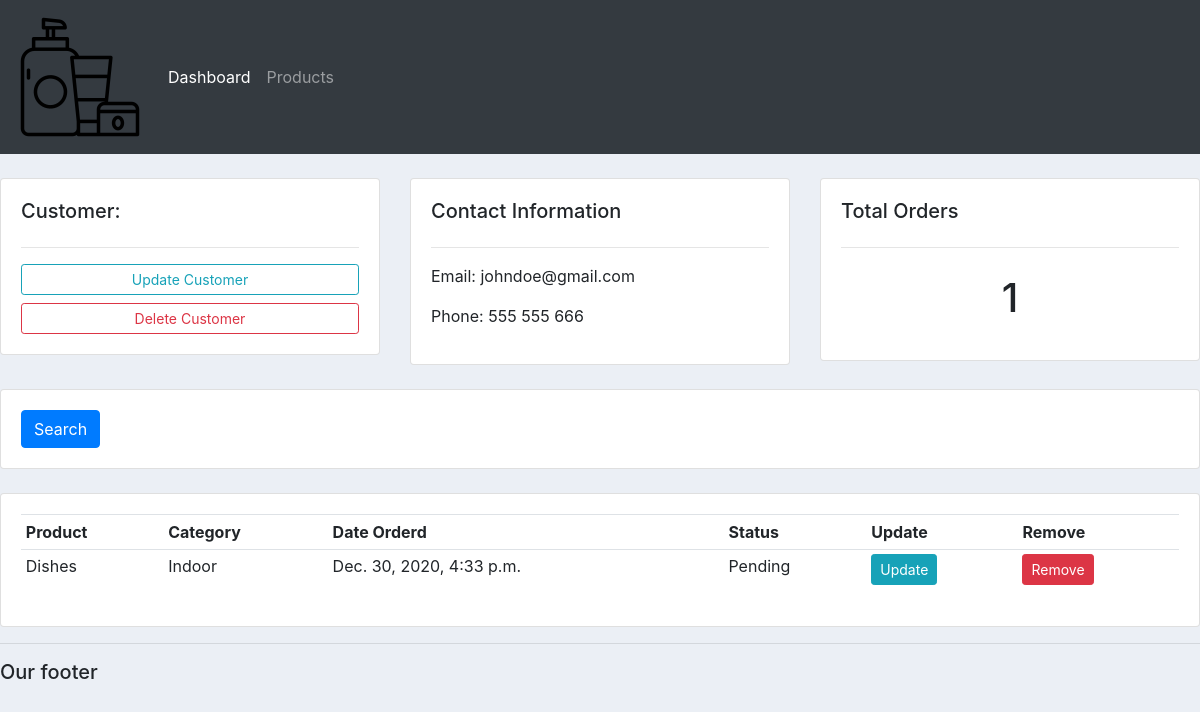
The page /customer/2 on the database its author committed.
### accounts/models.py (models this page shows, shortened)
class Customer(models.Model):
    name = models.CharField(max_length=200,null=True)
    phone = models.CharField(max_length=200,null=True)
    email = models.CharField(max_length=200,null=True)
    date_created = models.DateTimeField(auto_now_add=True,null=True)

class Order(models.Model):
    STATUS = (
                ('Pending','Pending'),
                ('Out for delivery','Out for delivery'),
                ('Delivered','Delivered'),
            )
    customer = models.ForeignKey(Customer,null=True,on_delete=models.SET_NULL)
    product = models.ForeignKey(Product,null=True,on_delete=models.SET_NULL)
    date_created = models.DateTimeField(auto_now_add=True,null=True)
    status = models.CharField(max_length=200,null=True,choices=STATUS)

class Product(models.Model):
    CATEGORY = (
                ('Indoor','Indoor'),
                ('Out door','Out door'),
            )
    name = models.CharField(max_length=200,null=True)
    price = models.FloatField(null=True)
    category = models.CharField(max_length=200,null=True,choices=CATEGORY)
    description = models.CharField(max_length=200,null=True, blank=True)
    date_created = models.DateTimeField(auto_now_add=True,null=True)
    tags = models.ManyToManyField(Tag)
    def __str__(self):
        return self.name

### accounts/views.py (the view)
# urls.py: path('customer/<str:pk_test>',views.customer,name='customer'),
def customer(request,pk_test):
    customer = Customer.objects.get(id=pk_test)
    orders = customer.order_set.all()
    orders_count = orders.count()
    context = {'customer':customer,'orders':orders,'orders_count':orders_count}
    return render(request,'accounts/customer.html',context)

### accounts/templates/accounts/customer.html
{% extends 'accounts/main.html' %}
{% block content %}
<br>
<div class="row">
    <div class="col-md">
        <div class="card card-body">
            <h5>Customer:</h5>
            <hr>
            <a class="btn btn-outline-info  btn-sm btn-block" href="">Update Customer</a>
            <a class="btn btn-outline-danger  btn-sm btn-block" href="">Delete Customer</a>
        </div>
    </div>
    <div class="col-md">
        <div class="card card-body">
            <h5>Contact Information</h5>
            <hr>
            <p>Email: {{ customer.email }}</p>
            <p>Phone: {{ customer.phone }}</p>
        </div>
    </div>
    <div class="col-md">
        <div class="card card-body">
            <h5>Total Orders</h5>
            <hr>
            <h1 style="text-align: center;padding: 10px">{{ orders_count }}</h1>
        </div>
    </div>
</div>
<br>
<div class="row">
    <div class="col">
        <div class="card card-body">
            <form method="get">
                <button class="btn btn-primary" type="submit">Search</button>
            </form>
        </div>
    </div>
</div>
<br>
<div class="row">
    <div class="col-md">
        <div class="card card-body">
            <table class="table table-sm">
                <tr>
                    <th>Product</th>
                    <th>Category</th>
                    <th>Date Orderd</th>
                    <th>Status</th>
                    <th>Update</th>
                    <th>Remove</th>
                </tr>
				{% for order in orders %}
					<tr>
						<td>
							{{ order.product }}
						</td>
						<td>
							{{ order.product.category }}
                        </td>
                        <td>
							{{ order.date_created }}
                        </td>
                        <td>
							{{ order.status }}
                        </td>
                        <td>
                            <a class="btn btn-sm btn-info" href="{% url 'update_order' order.id%}">Update</a>
                        </td>
                        <td>
                            <a class="btn btn-sm btn-danger" href="{% url 'delete_order' order.id %}">Remove</a>
                        </td>
					</tr>
				{% endfor %}
            </table>
        </div>
    </div>
</div>
{% endblock %}

### static/css/main.css (style rules this page uses)
body { background-color: #ebeff5; }

### rows shown on the page
Customer: email "johndoe@gmail.com", phone "555 555 666"
Order: product "Dishes", product.category "Indoor", date_created "Dec. 30, 2020, 4:33 p.m.", status "Pending"

### other values the page prints
{{ orders_count }} "1"
